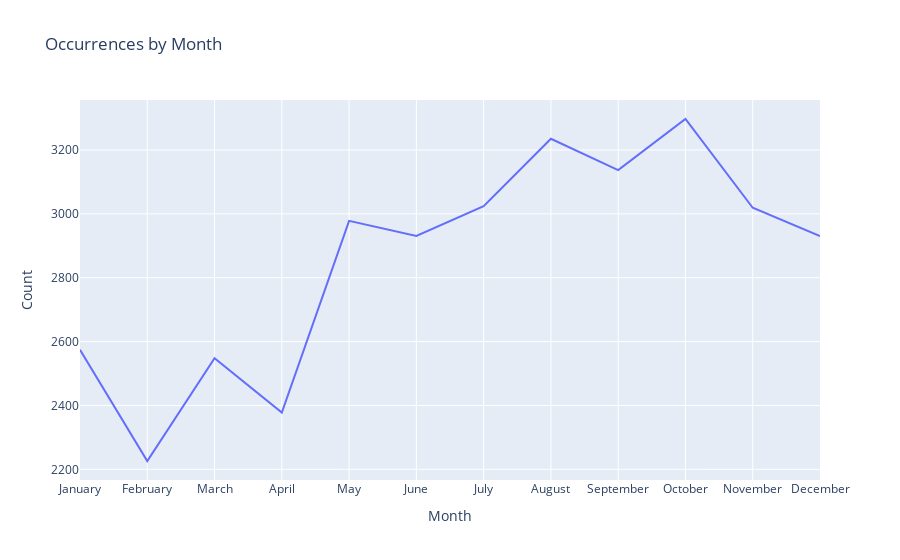

Source (notebook cell):
### Code cell
# Assuming you have the monthly_counts dataframe
monthly_counts = pd.DataFrame({
    'occurrencemonth': ['April', 'August', 'December', 'February', 'January', 'July', 'June', 'March', 'May',
                        'November', 'October', 'September'],
    'Count': [2378, 3235, 2930, 2226, 2574, 3024, 2931, 2548, 2978, 3019, 3297, 3137]
})

# Sort the months based on the specified order
monthly_counts = monthly_counts.sort_values(by='occurrencemonth', key=lambda x: pd.Categorical(x, categories=month_order))

# Create a line graph
fig = px.line(monthly_counts, x='occurrencemonth', y='Count', title='Occurrences by Month')

# Customize the appearance
fig.update_layout(xaxis_title='Month', yaxis_title='Count')

# Display the line graph
fig.show()

### Figure 1 — Plotly figure (JSON) as saved in the notebook; plotly's stock layout.template omitted (floating-point values rounded to 4 significant figures)
{"data": [{"hovertemplate": "occurrencemonth=%{x}<br>Count=%{y}<extra></extra>", "legendgroup": "", "line": {"color": "#636efa", "dash": "solid"}, "marker": {"symbol": "circle"}, "mode": "lines", "name": "", "orientation": "v", "showlegend": false, "type": "scatter", "x": ["January", "February", "March", "April", "May", "June", "July", "August", "September", "October", "November", "December"], "xaxis": "x", "y": [2574, 2226, 2548, 2378, 2978, 2931, 3024, 3235, 3137, 3297, 3019, 2930], "yaxis": "y"}], "layout": {"legend": {"tracegroupgap": 0}, "title": {"text": "Occurrences by Month"}, "xaxis": {"anchor": "y", "domain": [0, 1], "title": {"text": "Month"}}, "yaxis": {"anchor": "x", "domain": [0, 1], "title": {"text": "Count"}}}}
